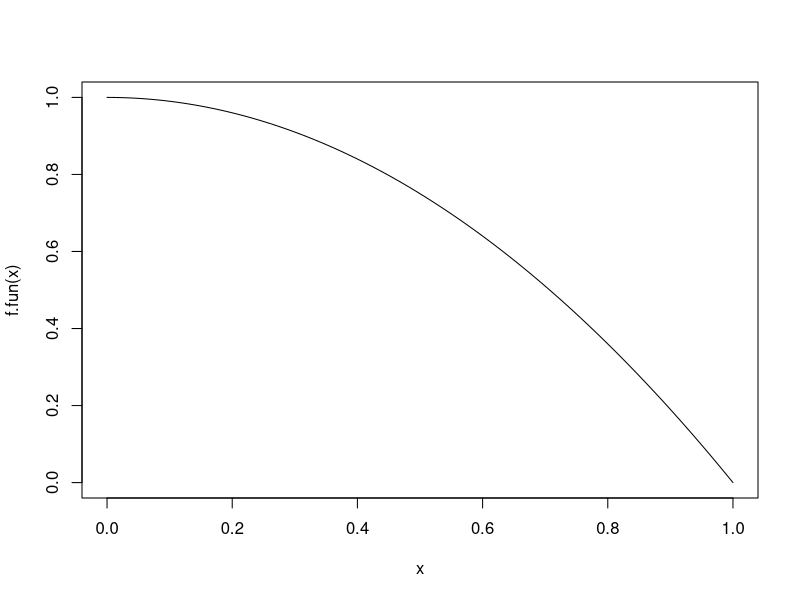
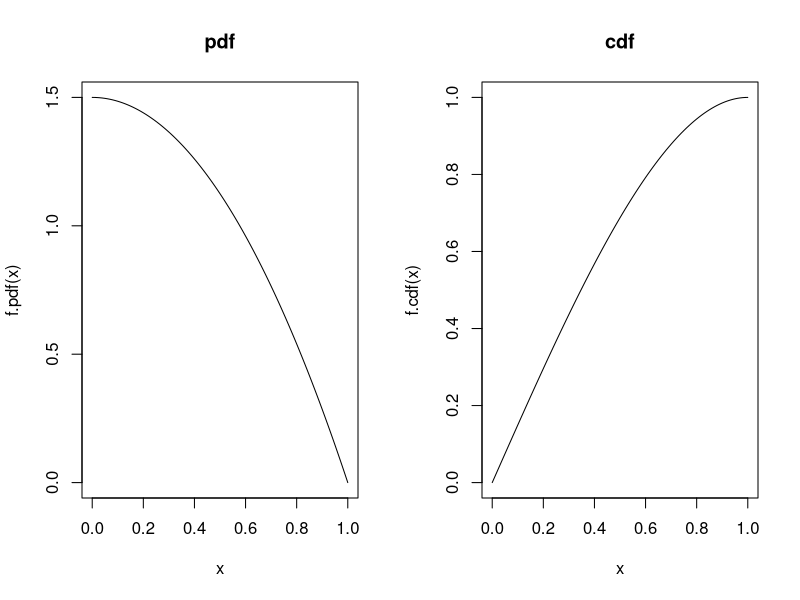
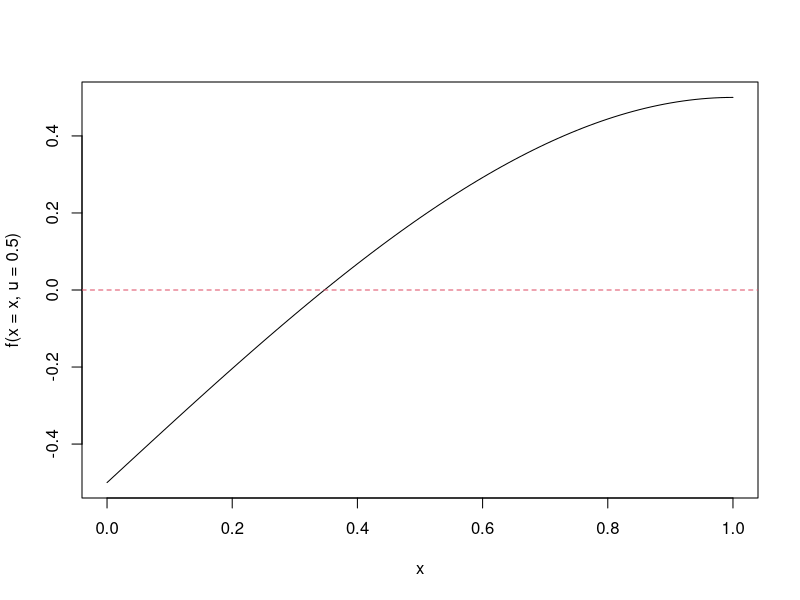
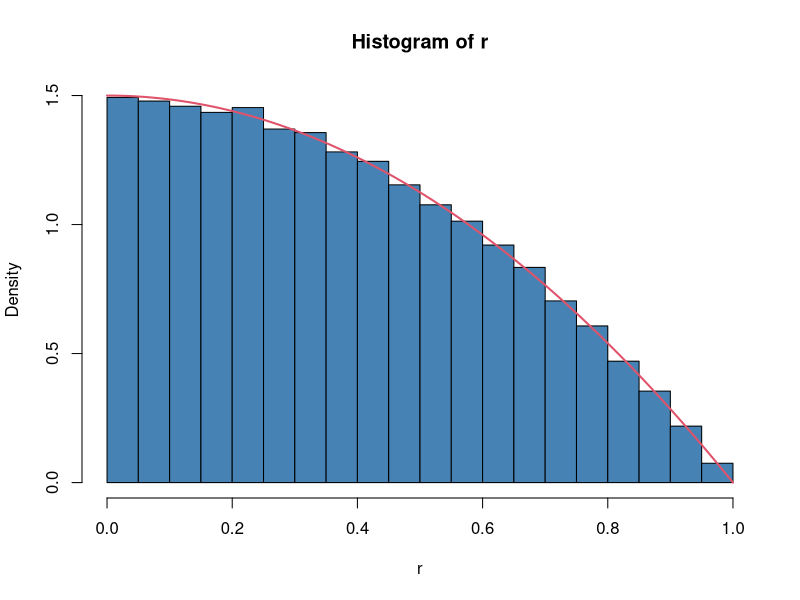
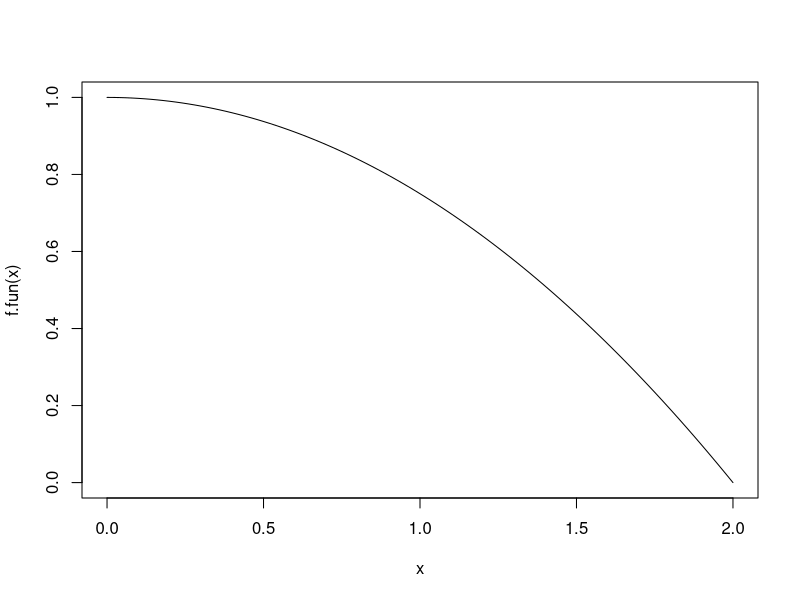
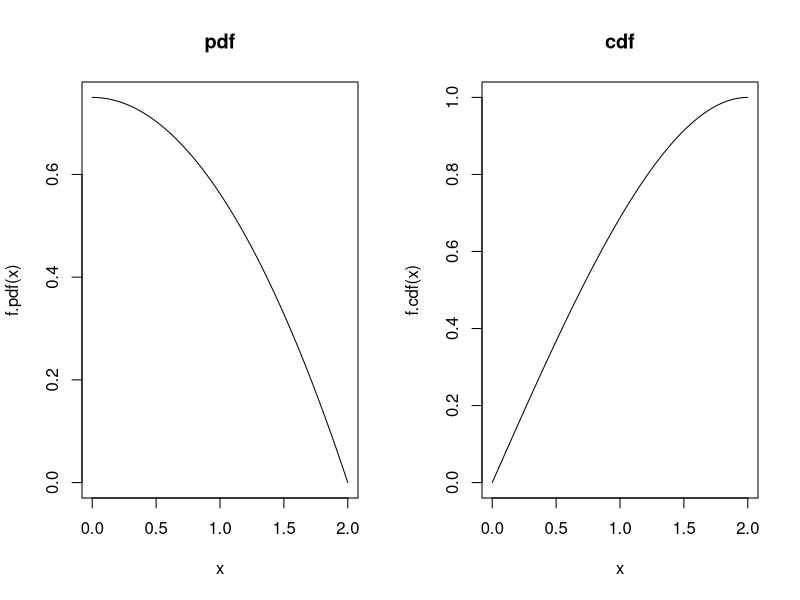
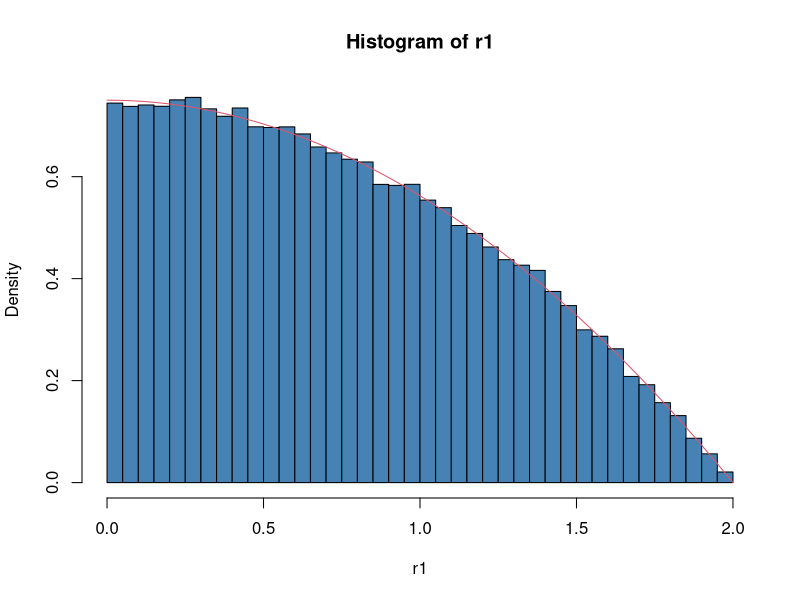
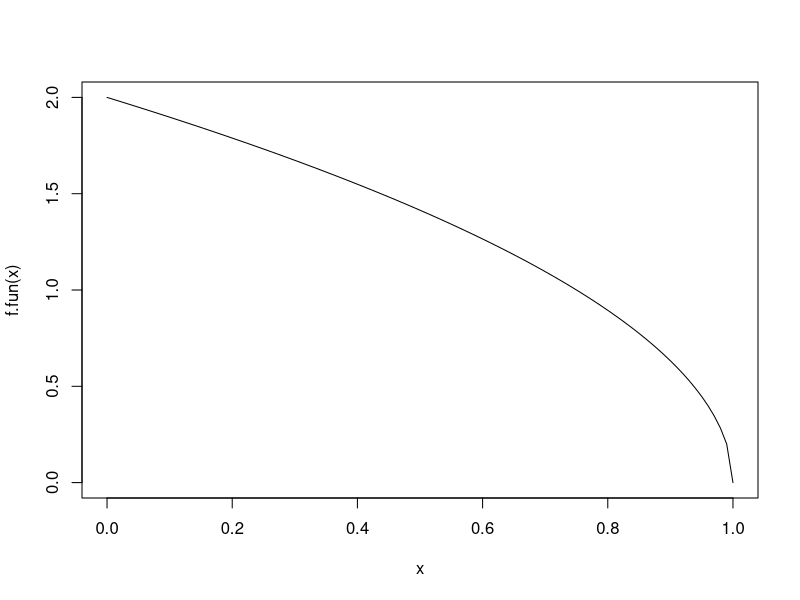

Recreate these plots in R, in order. (Note: this script raises an error after producing the figures.)
################################################################################
# Inverse transform sampling, Inversion method
# see http://en.wikipedia.org/wiki/Inverse_transform_sampling
# This example from http://stats.stackexchange.com/questions/12843/generating-random-samples-from-a-custom-distribution
################################################################################

# Original function, pdf & cdf

f.fun <- function(x) 1-x^2
curve(f.fun(x),from=0,to=1)
integrate(f.fun,lower=0,upper=1) # scaling factor for pdf = 1/(2/3) = 3/2

# Convert to pdf
f.pdf <- function(x) (3/2)*(1-x^2)
integrate(f.pdf,lower=0,upper=1) # Must be 1!

# Integrate the pdf to get the cdf
f.cdf <- function(x) (3/2)*(x-(x^3)/3)

# Plot pdf & cdf
dev.new(width=12,height=6)
par(mfrow=c(1,2))
curve(f.pdf(x),main="pdf",xlim=c(0,1))
curve(f.cdf(x), main="cdf",xlim=c(0,1))
par(mfrow=c(1,1))

# Generate random numbers
nsamples <- 100000
x <- runif(nsamples) 
f <- function(x, u) (3/2)*(x-(x^3)/3) - u 

# Illustrate the function f (check various values of u in the range 0 < u < 1.
# It must be possible to find a root in the x-range 0 to 1 (in this case...).
curve(f(x=x,u=0.5),from=0,to=1)
abline(h=0, lty=2, col=2)

# Use uniroot to find the root values (the random values)
# Define the function, note the extra argument 'u = x' in the call to uniroot.
my.uniroot <- function(x) uniroot(f, c(0, 1), tol = 0.0001, u = x)$root
# Use vapply to "loop" over all uniform values
system.time(r <- vapply(x, my.uniroot, numeric(1)))

hist(r,col="steelblue",breaks=30,freq=FALSE) # plot simulated random numbers
curve(f.pdf(x),add=TRUE,col=2,lwd=2) # add pdf to check that simulation was successful

################################################################################
# Some other examples (AR(2)-space)

f.fun <- function(x) 1-(x^2)/4
curve(f.fun(x),from=0,to=2)
integrate(f.fun,lower=0,upper=2) # scaling factor = 1/(4/3) = 3/4

f.pdf <- function(x) (3/4)*(1-x^2/4)
integrate(f.pdf,lower=0,upper=2) # must be = 1

f.cdf <- function(x) -(x*(-12 + x^2))/16

dev.new(width=12,height=6)
par(mfrow=c(1,2))
curve(f.pdf(x),main="pdf",xlim=c(0,2))
curve(f.cdf(x), main="cdf",xlim=c(0,2))
par(mfrow=c(1,1))

# Generate random numbers
nsamples <- 100000
x <- runif(nsamples) 
f <- function(x, u) (-(x*(-12 + x^2))/16) - u 

my.uniroot <- function(x) uniroot(f, c(0, 2), tol = 0.0001, u = x)$root 
system.time(r1 <- vapply(x, my.uniroot, numeric(1)))

hist(r1,col="steelblue",breaks=30,freq=FALSE)
curve(f.pdf(x),from=0,to=2,add=TRUE,col=2)
################################################################################

f.fun <- function(x) 2*sqrt(1-x)
curve(f.fun(x),from=0,to=1)
integrate(f.fun,lower=0,upper=1) # scaling factor = 1/(4/3) = 3/4

f.pdf <- function(x) (3/4)*(2*sqrt(1-x))
integrate(f.pdf,lower=0,upper=1) # must be = 1

f.cdf <- function(x) sqrt(1-x)*(x-1)+1

dev.new(width=12,height=6)
par(mfrow=c(1,2))
curve(f.pdf(x),main="pdf",xlim=c(0,1))
curve(f.cdf(x), main="cdf",xlim=c(0,1))
par(mfrow=c(1,1))


nsamples <- 100000
x <- runif(nsamples) 
f <- function(x, u) (sqrt(1-x)*(x-1)+1) - u 

my.uniroot <- function(x) uniroot(f, c(0, 1), tol = 0.0001, u = x)$root 
system.time(r2 <- vapply(x, my.uniroot, numeric(1)))

hist(r2,col="steelblue",breaks=30,freq=FALSE)
curve(f.pdf(x),from=0,to=1,add=TRUE,col=2)

ar2.plot(k=NULL,v=NULL)
points(r1,r2-1,pch=".",col=2)

################################################################################
